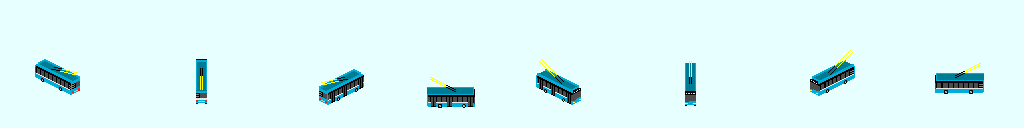
#> input picture tools/busrender/src/dpo_tommpa9_26tr.png, 1024 x 128 px
$ python rj_lane.py src/dpo_tommpa9_26tr.png src/khk_urbino12e_tommpa9.png
#> lines starting #> are read from the running program, lines starting #| are printed output that depends on the picture; after the words box and inside, x2 and y2 are one past the last pixel; in counts of white or black regions, pixels touching at a corner belong together
### tools/busrender/rj_buscommon.py
"""Shared helpers for repainting pak128 vehicle sprite rows (8 tiles of 128x128,
project column order w, nw, n, ne, e, se, s, sw)."""
import os
import numpy as np
from PIL import Image

T = (231, 255, 255)
DIRS = ["w", "nw", "n", "ne", "e", "se", "s", "sw"]
WORK = os.path.dirname(os.path.dirname(os.path.abspath(__file__)))
BASE = os.path.join(WORK, "base")
REPO = os.path.dirname(os.path.dirname(os.path.dirname(os.path.abspath(__file__))))   # repo root

# Simutrans special colours (image_t::rgbtab). Anything we paint must avoid
# these unless the special behaviour is intended.
SPECIAL = {
    0x244B67, 0x395E7C, 0x4C7191, 0x6084A7, 0x7497BD, 0x88ABD3, 0x9CBEE9, 0xB0D2FF,
    0x7B5803, 0x8E6F04, 0xA18605, 0xB49D07, 0xC6B408, 0xD9CB0A, 0xECE20B, 0xFFF90D,
    0x57656F, 0x7F9BF1, 0xFFFF53, 0xFF211D, 0x01DD01, 0x6B6B6B, 0x9B9B9B, 0xB3B3B3,
    0xC9C9C9, 0xDFDFDF, 0xE3E3FF, 0xC1B1D1, 0x4D4D4D, 0xFF017F, 0x0101FF,
}
LIT_WINDOW = (0x4D, 0x4D, 0x4D)     # special: dark grey glass by day, lit yellow at night
HEADLIGHT = (0xFF, 0xFF, 0x53)      # special: yellow light
TAILLIGHT = (0xFF, 0x21, 0x1D)      # special: red light

# DPMP palette
RED_HI = (0xD5, 0x0B, 0x15)
RED = (0xC0, 0x0A, 0x13)
RED_LO = (0xAC, 0x09, 0x11)
AMBER = (0xF0, 0xA0, 0x18)          # destination displays: amber LED (non-special)


def hexv(c):
    return (int(c[0]) << 16) | (int(c[1]) << 8) | int(c[2])


def load_row(path, row=0):
    im = np.array(Image.open(path).convert("RGB"))
    return [im[row * 128:(row + 1) * 128, c * 128:(c + 1) * 128].copy() for c in range(8)]


def save_rows(rows, path):
    out = np.zeros((128 * len(rows), 1024, 3), dtype=np.uint8)
    out[:, :] = T
    for r, tiles in enumerate(rows):
        for c, t in enumerate(tiles):
            out[r * 128:(r + 1) * 128, c * 128:(c + 1) * 128] = t
    Image.fromarray(out).save(path)
    check_specials(out, path)


def check_specials(arr, label=""):
    flat = arr.reshape(-1, 3)
    vals = (flat[:, 0].astype(np.int64) << 16) | (flat[:, 1].astype(np.int64) << 8) | flat[:, 2]
    used = {v for v in np.unique(vals).tolist() if v in SPECIAL}
    allowed = {hexv(LIT_WINDOW), hexv(HEADLIGHT), hexv(TAILLIGHT), 0x57656F}
    bad = used - allowed
    if bad:
        print(f"WARNING {label}: unintended special colours {[hex(b) for b in bad]}")


# [22 lines left out: function classify, not called in this run]


def cmap(tile):
    return np.array([[classify(tile[y, x]) for x in range(128)] for y in range(128)])


def recolor(tile, mask, color):
    tile[mask] = color


def put(tile, pts, color):
    for x, y in pts:
        tile[y, x] = color


# [61 lines left out: functions dump, preview, unspecial, not called in this run]

### tools/busrender/rj_lane.py
"""Lane placement normaliser: shift each direction tile so the vehicle body's
bbox centre (poles removed by morphological opening) matches the median of
native pak128.cs 12 m buses/trolleybuses (measured from compiled paks: Man Lions
City, Mercedes Citaro, SMC H-98, Škoda 21Tr/24Tr, CZR Urbanway/SOR NB/NBG/Citelis/
Crossway/26Tr/32Tr).

usage: rj_lane.py in.png out.png [--threshold 2] [--report]
"""
import sys, os
import numpy as np
from scipy import ndimage
sys.path.insert(0, os.path.dirname(__file__))
from rj_buscommon import *

# Height-independent footprint metrics (X = body x-centre, C = lower-edge
# intercept along the road slope; vertical views: C = y-centre), median of core
# native pak128.cs 12 m vehicles. Natives agree on C within +-2 px.
MEDIAN = {"w": (57.2, 57.5), "nw": (73.0, 81.2), "n": (83.2, 139.0), "ne": (65.2, 105.5),
          "e": (45.2, 74.0), "se": (50.0, 83.0), "s": (65.5, 120.5), "sw": (64.5, 92.0)}
SLOPE = {"w": 0.5, "e": 0.5, "n": -0.5, "s": -0.5, "ne": 0.0, "sw": 0.0}


def metrics(tile, d):
    m = ~np.all(tile == np.array(T), axis=2)
    mo = ndimage.binary_opening(m, structure=np.ones((3, 3)))
    lab, n = ndimage.label(mo)
    sizes = ndimage.sum(mo, lab, range(1, n + 1))
    big = lab == (1 + int(np.argmax(sizes)))
    ys, xs = np.where(big)
    X = (xs.min() + xs.max()) / 2
    if d in SLOPE:
        cs = [np.where(big[:, x])[0].max() - SLOPE[d] * x
              for x in range(xs.min(), xs.max() + 1) if big[:, x].any()]
        C = float(np.median(cs))
    else:
        C = (ys.min() + ys.max()) / 2
    return X, C


def shift_for(tile, d, lat_thr=2, lon_thr=4):
    X, C = metrics(tile, d)
    mx, mc = MEDIAN[d]
    if d in ("nw", "se"):
        dx = int(round(mx - X)) if abs(mx - X) >= lat_thr else 0
        dy = int(round(mc - C)) if abs(mc - C) >= lon_thr else 0
        return dx, dy, X, C
    dx = int(round(mx - X)) if abs(mx - X) >= lon_thr else 0
    # C' = C + dy - slope*dx  ->  choose dy so that C' ~ mc
    need = mc - (C - SLOPE[d] * dx)
    dy = int(round(need)) if abs(need) >= lat_thr else 0
    return dx, dy, X, C


def shift_tile(tile, dx, dy):
    out = np.zeros_like(tile); out[:, :] = T
    m = ~np.all(tile == np.array(T), axis=2)
    ys, xs = np.where(m)
    ny, nx = ys + dy, xs + dx
    ok = (ny >= 0) & (ny < 128) & (nx >= 0) & (nx < 128)
    if not ok.all():
        raise ValueError(f"shift ({dx},{dy}) pushes pixels out of the tile")
    out[ny, nx] = tile[ys, xs]
    return out


def normalize_rows(rows, threshold=2, report=True, label=""):
    out = []
    for r, tiles in enumerate(rows):
        nt = []
        for c, d in enumerate(DIRS):
            dx, dy, X, C = shift_for(tiles[c], d, lat_thr=threshold)
            if report and (dx or dy):
                print(f"  {label} row{r} {d:2s}: X={X:.1f} C={C:.1f} (median {MEDIAN[d]}) -> shift ({dx:+d},{dy:+d})")
            nt.append(shift_tile(tiles[c], dx, dy) if (dx or dy) else tiles[c].copy())
        out.append(nt)
    return out


def load_all_rows(path):
#> called with path = 'src/dpo_tommpa9_26tr.png'
    im = np.array(Image.open(path).convert("RGB"))
#> im is the input picture: shape (128, 1024, 3); mean R, G, B 220.7, 247.7, 248.2
    n = im.shape[0] // 128
#> n = 1
    return [load_row(path, r) for r in range(n)]


if __name__ == "__main__":
    src, dst = sys.argv[1], sys.argv[2]
    thr = 2
    if "--threshold" in sys.argv:
        thr = float(sys.argv[sys.argv.index("--threshold") + 1])
    rows = load_all_rows(src)
#> rows = 1 item
    rows = normalize_rows(rows, thr, True, os.path.basename(src))
#> the loop in normalize_rows, `for r, tiles in enumerate(rows):` made 1 pass
#> r on pass 1: 0
#> pass 1, in metrics, `m = ~np.all(tile == np.array(T), axis=2)`:
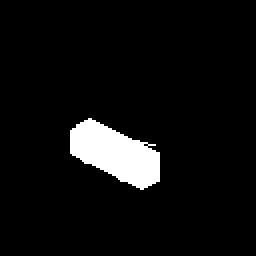
#> m: shape (128, 128) bool (shown 2 times larger); 5.8% white; 1 white region, box (x1, y1, x2, y2) and area: (35, 59, 80, 95) 958
#> pass 1, in metrics (call 2), `m = ~np.all(tile == np.array(T), axis=2)`:
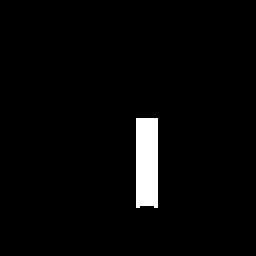
#> m: shape (128, 128) bool (shown 2 times larger); 3% white; 1 white region, box (x1, y1, x2, y2) and area: (68, 59, 79, 104) 488
    save_rows(rows, dst)
#> in save_rows, `out = np.zeros((128 * len(rows), 1024, 3), dtype=np.uint8)`: out: shape (128, 1024, 3); every value is 0
#> in save_rows, `out[:, :] = T`:
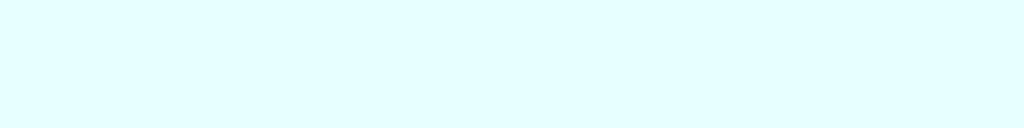
#> out: shape (128, 1024, 3); mean of channels 0, 1, 2 231, 255, 255; drawn as R, G, B
#> the loop in save_rows, `for r, tiles in enumerate(rows):` made 1 pass
#> r on pass 1: 0
#> in check_specials, `used = {v for v in np.unique(vals).tolist() if v in SPECIAL}`: used = 3 items
#> in check_specials, `bad = used - allowed`: bad = 0 items
